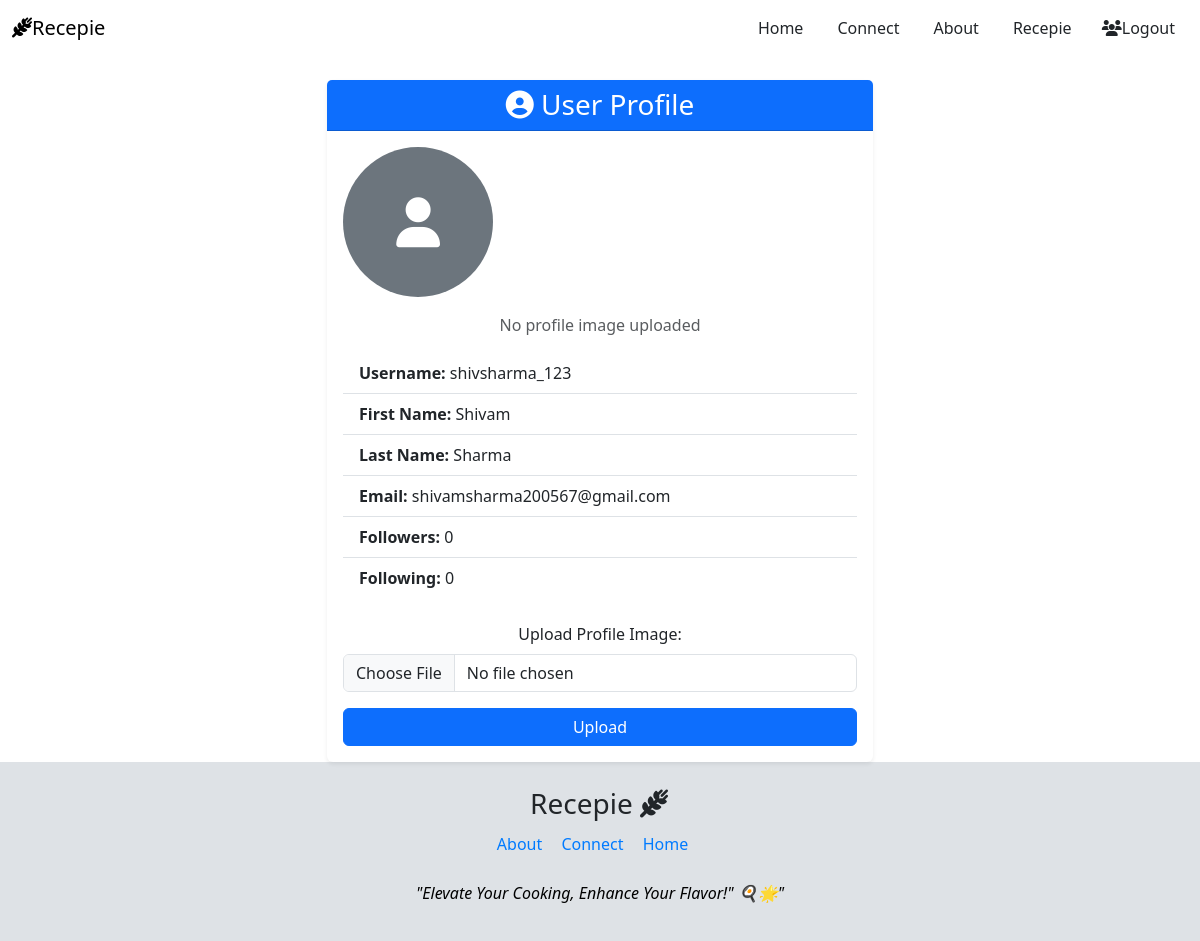
/profile/ (signed in), run on the app's committed database.
### recepe/models.py (models this page shows, shortened)
class UserInformation(models.Model):
    user = models.ForeignKey(User,on_delete=models.CASCADE)
    First_Name = models.CharField(max_length=30)
    Last_Name = models.CharField(max_length=30)
    User_Name = models.CharField(max_length=100)
    Email = models.EmailField(null=True)
    profile_image = models.ImageField(upload_to='profile_images/', null=True, blank=True)
    followers=models.ManyToManyField(User,related_name="following",blank=True)
    def follower_count(self):
        return self.followers.count()
    def following_count(self):
        return self.user.following.count()

### recepe/views.py (the view, shortened to what this page needs)
# urls.py: path("profile/",profile,name="profile"),
@login_required(login_url='/login')
def profile(request):
    user_info,created= UserInformation.objects.get_or_create(user=request.user)
    return render(request, "Profile.html", {"user_info": user_info,'page_title':'Profile'})

### recepe/templates/Profile.html (shortened to what this page needs)
{% extends "base.html" %}
{% block content %}
<div class="container mt-4">
    <div class="row justify-content-center">
        <div class="col-lg-6 col-md-8">
            <div class="card shadow-sm border-0">
                <div class="card-header bg-primary text-white text-center">
                    <h3 class="mb-0"><i class="fa-solid fa-user-circle"></i> User Profile</h3>
                </div>
                <div class="card-body">
                    {% if user_info %}
                        <div class="text-center">
                            {% if user_info.profile_image %}
                                <img src="{{ user_info.profile_image.url }}" alt="Profile Image" class="rounded-circle img-thumbnail mb-3" style="width: 150px; height: 150px;">
                            {% else %}
                                <div class="bg-secondary text-white rounded-circle d-flex align-items-center justify-content-center mb-3" style="width: 150px; height: 150px; font-size: 50px;">
                                    <i class="fa-solid fa-user"></i>
                                </div>
                                <p class="text-muted">No profile image uploaded</p>
                            {% endif %}
                        </div>
                        <ul class="list-group list-group-flush">
                            <li class="list-group-item"><strong>Username:</strong> {{ user_info.User_Name }}</li>
                            <li class="list-group-item"><strong>First Name:</strong> {{ user_info.First_Name }}</li>
                            <li class="list-group-item"><strong>Last Name:</strong> {{ user_info.Last_Name }}</li>
                            <li class="list-group-item"><strong>Email:</strong> {{ user_info.Email }}</li>
                            <li class="list-group-item"><strong>Followers:</strong> {{ user_info.follower_count }}</li>
                            <li class="list-group-item"><strong>Following:</strong> {{ user_info.following_count }}</li>
                        </ul>
                        <div class="mt-4">
                            <form method="post" enctype="multipart/form-data" class="text-center">
                                <div class="mb-3">
                                    <label for="profile_image" class="form-label">Upload Profile Image:</label>
                                    <input type="file" name="profile_image" id="profile_image" class="form-control">
                                </div>
                                <button type="submit" class="btn btn-primary w-100">Upload</button>
                            </form>
                        </div>
                    {% else %}
                        <p class="text-center text-danger">No user information found</p>
                    {% endif %}
                </div>
            </div>
        </div>
    </div>
</div>
{% endblock %}

### recepe/templates/base.html (style rules this page uses)
body { display: flex; flex-direction: column; }

### data on the page
UserInformation: User_Name "shivsharma_123", First_Name "Shivam", Last_Name "Sharma", Email "shivamsharma200567@gmail.com", follower_count "0", following_count "0"
